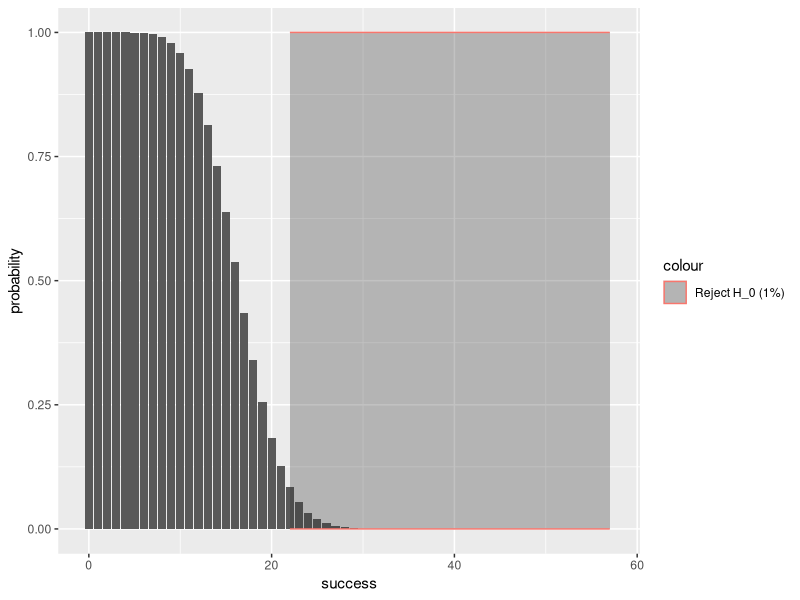
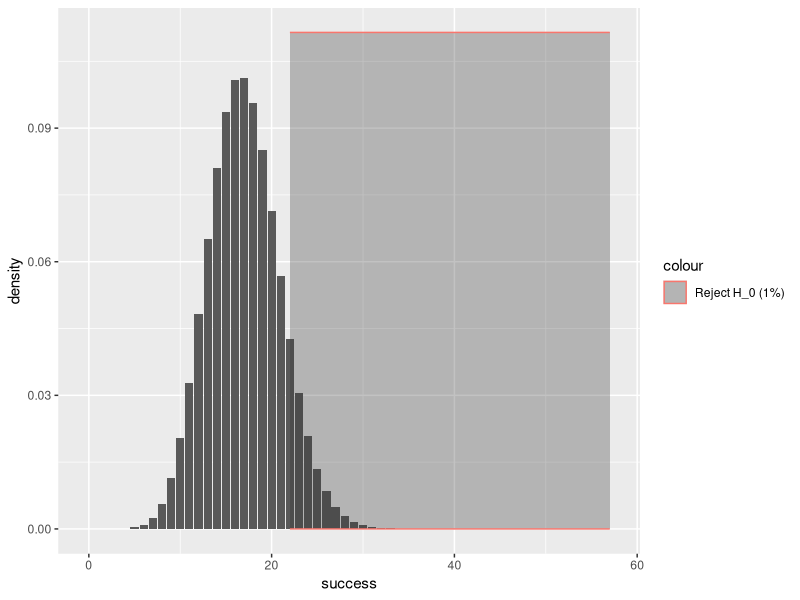

Recreate these plots in R, in order. (Note: this script raises an error after producing the figures.)
rm(list=ls()) # clear variables
cat("\014") # clear console
dev.off() # clear all plots

library(ggplot2)


?phyper

n = 6800
m = n*0.05
n = n-m

q = 0:m
k = m

df =data.frame(success = q, probability = NA)
df$probability = phyper(q=q,m=m,n,k=k)

df = df[1:min(which(df$probability==1)),]
df$probability = 1-df$probability
# df$rejection = (df$probability<0.1)*df$probability
df$rejection = (df$probability<0.1)*max(df$probability)*1.0
df$rejection[which(df$rejection==0)]=NA


# df$rejection[57] = df$probability[57]

p = ggplot(df, aes(x=success,y=probability))+
  # geom_line()+
  geom_bar(stat = "identity")+
  # geom_ribbon(aes(ymin =rejection,ymax=1, colour = "Reject H_0"),alpha = 0.3)
  geom_ribbon(aes(ymin =0,ymax=rejection, colour = "Reject H_0 (1%)"),alpha = 0.3)
p
df$density = dhyper(x=df$success,m=m,n=n,k=k)

# df$rejection = (df$probability<0.1)*df$density
df$rejection = (df$probability<0.1)*max(df$density)*1.1
df$rejection[which(df$rejection==0)]=NA



p2 = ggplot(df, aes(x=success,y=density))+
  # geom_line()+
  geom_bar(stat = "identity")+
  geom_ribbon(aes(ymin =0,ymax=rejection, colour = "Reject H_0 (1%)"),alpha = 0.3)

p2 








p_name = "ill_CDF"
png(filename=paste("C:/Users/Antoine Didisheim/Dropbox/UCL/Project/Report/images/General/",
                   "test",
                   p_name,
                   ".png",
                   sep=""
    ),
    width = 600,
    height = 450
)
print(p)
dev.off()

p_name = "ill_PMF"
png(filename=paste("C:/Users/Antoine Didisheim/Dropbox/UCL/Project/Report/images/General/",
                   "test",
                   p_name,
                   ".png",
                   sep=""
      ),
      width = 600,
      height = 450
)
print(p2)
dev.off()






